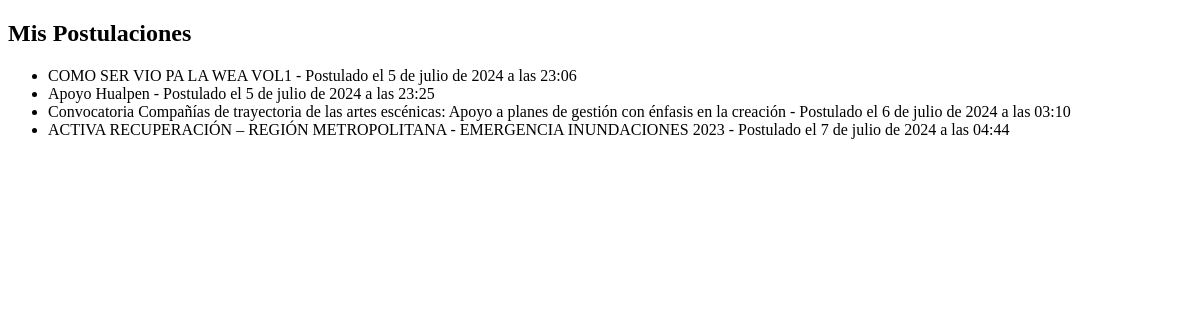
The app's page /mis_postulaciones/ (signed in), older data.
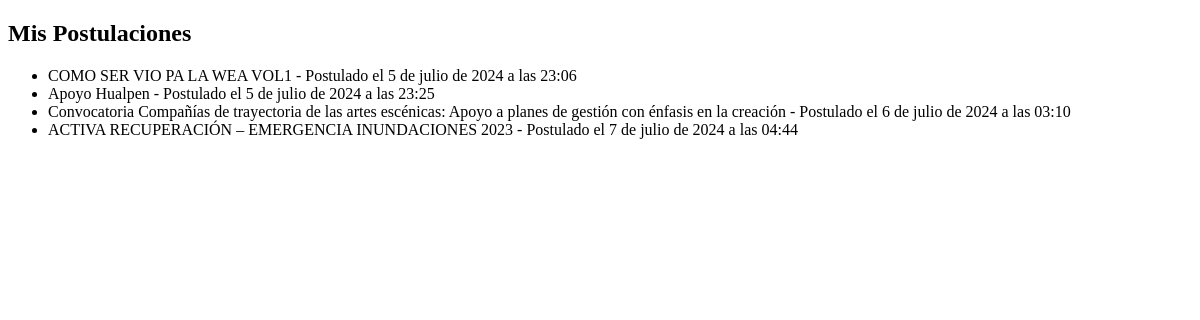
The same page, newer data.
### myapp/models.py (models this page shows, shortened)
class Postulacion(models.Model):
    proyecto = models.ForeignKey(Proyecto, on_delete=models.CASCADE)
    usuario = models.ForeignKey(User, on_delete=models.CASCADE)
    fecha_postulacion = models.DateTimeField(auto_now_add=True)

class Proyecto(models.Model):
    nombre = models.CharField(max_length=200)
    descripcion = models.TextField()
    fecha_inicio = models.DateField()
    fecha_fin = models.DateField()
    ciudad = models.CharField(max_length=100, blank=True, null=True)
    imagen = models.ImageField(upload_to='proyectos/', blank=True, null=True)
    categoria = models.CharField(max_length=100, blank=True, null=True)
    creador = models.ForeignKey(User, on_delete=models.CASCADE)

### myapp/views.py (the view)
# urls.py: path('mis_postulaciones/', views.mis_postulaciones, name='mis_postulaciones'),
@login_required
def mis_postulaciones(request):
    postulaciones = Postulacion.objects.filter(usuario=request.user)
    return render(request, 'myapp/mis_postulaciones.html', {'postulaciones': postulaciones})

### myapp/templates/myapp/mis_postulaciones.html (shortened to what this page needs)
<!DOCTYPE html>
<html>
<head>
</head>
<body>
    <h2>Mis Postulaciones</h2>
    <ul>
        {% for postulacion in postulaciones %}
            <li>{{ postulacion.proyecto.nombre }} - Postulado el {{ postulacion.fecha_postulacion }}</li>
        {% endfor %}
    </ul>
</body>
</html>

Row changes from the older to the newer data that the page shows:
changed through a linked row, Postulacion: proyecto.nombre "ACTIVA RECUPERACIÓN – REGIÓN METROPOLITANA - EMERGENCIA INUNDACIONES 2023" → "ACTIVA RECUPERACIÓN – EMERGENCIA INUNDACIONES 2023"
